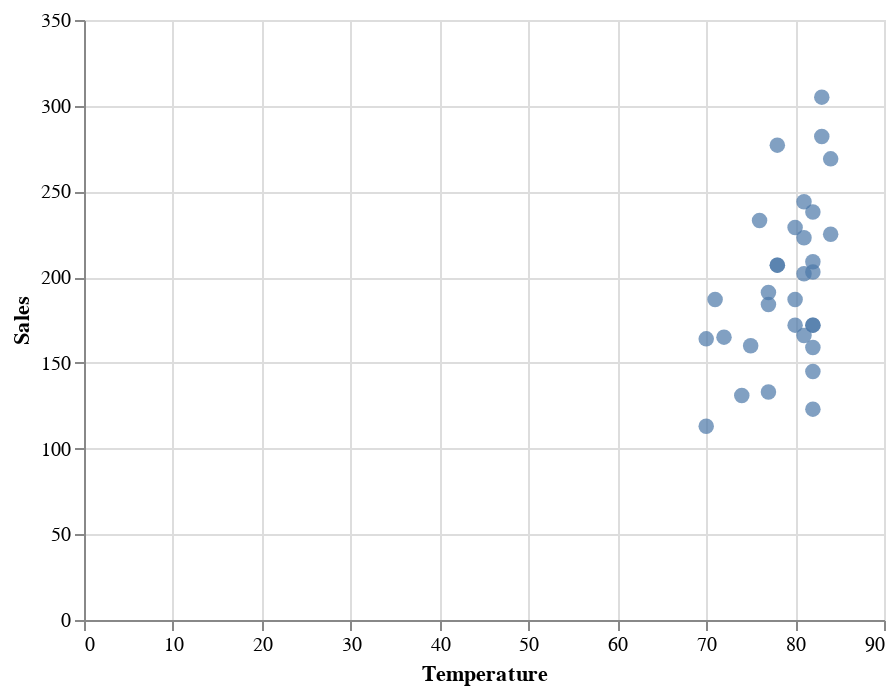

Source (notebook cell):
### Code cell
plot_sales = sales_variable ('Temperature', Lemonade)
plot_sales

### Figure 1 — Vega-Lite specification as saved in the notebook (floating-point values rounded to 4 significant figures)
{"$schema": "https://vega.github.io/schema/vega-lite/v2.6.0.json", "config": {"view": {"height": 300, "width": 400}}, "data": {"name": "data-1dc4d779f3b10a0b9903877b27d228c9"}, "datasets": {"data-1dc4d779f3b10a0b9903877b27d228c9": [{"Date": "07/01/2016", "Leaflets": 90, "Lemon": 97, "Lemon Revenue": 24.25, "Location": "Park", "Orange": 67, "Orange Revenue": 16.75, "Price": 0.25, "Revenue": 41, "Sales": 164, "Temperature": 70}, {"Date": "07/02/2016", "Leaflets": 90, "Lemon": 98, "Lemon Revenue": 24.5, "Location": "Park", "Orange": 67, "Orange Revenue": 16.75, "Price": 0.25, "Revenue": 41.25, "Sales": 165, "Temperature": 72}, {"Date": "07/03/2016", "Leaflets": 104, "Lemon": 110, "Lemon Revenue": 27.5, "Location": "Park", "Orange": 77, "Orange Revenue": 19.25, "Price": 0.25, "Revenue": 46.75, "Sales": 187, "Temperature": 71}, {"Date": "07/04/2016", "Leaflets": 98, "Lemon": 134, "Lemon Revenue": 33.5, "Location": "Beach", "Orange": 99, "Orange Revenue": 24.75, "Price": 0.25, "Revenue": 58.25, "Sales": 233, "Temperature": 76}, {"Date": "07/05/2016", "Leaflets": 135, "Lemon": 159, "Lemon Revenue": 39.75, "Location": "Beach", "Orange": 118, "Orange Revenue": 29.5, "Price": 0.25, "Revenue": 69.25, "Sales": 277, "Temperature": 78}, {"Date": "07/06/2016", "Leaflets": 90, "Lemon": 103, "Lemon Revenue": 25.75, "Location": "Beach", "Orange": 69, "Orange Revenue": 17.25, "Price": 0.25, "Revenue": 43, "Sales": 172, "Temperature": 82}, {"Date": "07/06/2016", "Leaflets": 90, "Lemon": 103, "Lemon Revenue": 25.75, "Location": "Beach", "Orange": 69, "Orange Revenue": 17.25, "Price": 0.25, "Revenue": 43, "Sales": 172, "Temperature": 82}, {"Date": "07/07/2016", "Leaflets": 135, "Lemon": 143, "Lemon Revenue": 35.75, "Location": "Beach", "Orange": 101, "Orange Revenue": 25.25, "Price": 0.25, "Revenue": 61, "Sales": 244, "Temperature": 81}, {"Date": "bfill", "Leaflets": 113, "Lemon": 123, "Lemon Revenue": 30.75, "Location": "Beach", "Orange": 86, "Orange Revenue": 21.5, "Price": 0.25, "Revenue": 52.25, "Sales": 209, "Temperature": 82}, {"Date": "07/09/2016", "Leaflets": 126, "Lemon": 134, "Lemon Revenue": 33.5, "Location": "Beach", "Orange": 95, "Orange Revenue": 23.75, "Price": 0.25, "Revenue": 57.25, "Sales": 229, "Temperature": 80}, {"Date": "07/10/2016", "Leaflets": 131, "Lemon": 140, "Lemon Revenue": 35, "Location": "Beach", "Orange": 98, "Orange Revenue": 24.5, "Price": 0.25, "Revenue": 59.5, "Sales": 238, "Temperature": 82}, {"Date": "07/11/2016", "Leaflets": 135, "Lemon": 162, "Lemon Revenue": 40.5, "Location": "Beach", "Orange": 120, "Orange Revenue": 30, "Price": 0.25, "Revenue": 70.5, "Sales": 282, "Temperature": 83}, {"Date": "07/12/2016", "Leaflets": 99, "Lemon": 130, "Lemon Revenue": 32.5, "Location": "Beach", "Orange": 95, "Orange Revenue": 23.75, "Price": 0.25, "Revenue": 56.25, "Sales": 225, "Temperature": 84}, {"Date": "7/13/2016", "Leaflets": 99, "Lemon": 109, "Lemon Revenue": 27.25, "Location": "Beach", "Orange": 75, "Orange Revenue": 18.75, "Price": 0.25, "Revenue": 46, "Sales": 184, "Temperature": 77}, {"Date": "7/14/2016", "Leaflets": 113, "Lemon": 122, "Lemon Revenue": 30.5, "Location": "Beach", "Orange": 85, "Orange Revenue": 21.25, "Price": 0.25, "Revenue": 51.75, "Sales": 207, "Temperature": 78}, {"Date": "7/15/2016", "Leaflets": 108, "Lemon": 98, "Lemon Revenue": 49, "Location": "Beach", "Orange": 62, "Orange Revenue": 31, "Price": 0.5, "Revenue": 80, "Sales": 160, "Temperature": 75}, {"Date": "7/16/2016", "Leaflets": 90, "Lemon": 81, "Lemon Revenue": 40.5, "Location": "Beach", "Orange": 50, "Orange Revenue": 25, "Price": 0.5, "Revenue": 65.5, "Sales": 131, "Temperature": 74}, {"Date": "7/17/2016", "Leaflets": 126, "Lemon": 115, "Lemon Revenue": 57.5, "Location": "Beach", "Orange": 76, "Orange Revenue": 38, "Price": 0.5, "Revenue": 95.5, "Sales": 191, "Temperature": 77}, {"Date": "7/18/2016", "Leaflets": 122, "Lemon": 131, "Lemon Revenue": 65.5, "Location": "Park", "Orange": 92, "Orange Revenue": 46, "Price": 0.5, "Revenue": 111.5, "Sales": 223, "Temperature": 81}, {"Date": "7/19/2016", "Leaflets": 113, "Lemon": 122, "Lemon Revenue": 61, "Location": "Park", "Orange": 85, "Orange Revenue": 42.5, "Price": 0.5, "Revenue": 103.5, "Sales": 207, "Temperature": 78}, {"Date": "7/20/2016", "Leaflets": 108.5, "Lemon": 71, "Lemon Revenue": 35.5, "Location": "Park", "Orange": 42, "Orange Revenue": 21, "Price": 0.5, "Revenue": 56.5, "Sales": 113, "Temperature": 70}, {"Date": "7/21/2016", "Leaflets": 90, "Lemon": 83, "Lemon Revenue": 41.5, "Location": "Park", "Orange": 50, "Orange Revenue": 25, "Price": 0.5, "Revenue": 66.5, "Sales": 133, "Temperature": 77}, {"Date": "7/22/2016", "Leaflets": 108, "Lemon": 112, "Lemon Revenue": 56, "Location": "Park", "Orange": 75, "Orange Revenue": 37.5, "Price": 0.5, "Revenue": 93.5, "Sales": 187, "Temperature": 80}, {"Date": "7/23/2016", "Leaflets": 117, "Lemon": 120, "Lemon Revenue": 60, "Location": "Park", "Orange": 82, "Orange Revenue": 41, "Price": 0.5, "Revenue": 101, "Sales": 202, "Temperature": 81}, {"Date": "7/24/2016", "Leaflets": 117, "Lemon": 121, "Lemon Revenue": 60.5, "Location": "Park", "Orange": 82, "Orange Revenue": 41, "Price": 0.5, "Revenue": 101.5, "Sales": 203, "Temperature": 82}, {"Date": "7/25/2016", "Leaflets": 135, "Lemon": 156, "Lemon Revenue": 78, "Location": "Park", "Orange": 113, "Orange Revenue": 56.5, "Price": 0.5, "Revenue": 134.5, "Sales": 269, "Temperature": 84}, {"Date": "7/26/2016", "Leaflets": 158, "Lemon": 176, "Lemon Revenue": 61.6, "Location": "Park", "Orange": 129, "Orange Revenue": 45.15, "Price": 0.35, "Revenue": 106.8, "Sales": 305, "Temperature": 83}, {"Date": "7/27/2016", "Leaflets": 99, "Lemon": 104, "Lemon Revenue": 36.4, "Location": "Park", "Orange": 68, "Orange Revenue": 23.8, "Price": 0.35, "Revenue": 60.2, "Sales": 172, "Temperature": 80}, {"Date": "7/28/2016", "Leaflets": 90, "Lemon": 96, "Lemon Revenue": 33.6, "Location": "Park", "Orange": 63, "Orange Revenue": 22.05, "Price": 0.35, "Revenue": 55.65, "Sales": 159, "Temperature": 82}, {"Date": "7/29/2016", "Leaflets": 95, "Lemon": 100, "Lemon Revenue": 35, "Location": "Park", "Orange": 66, "Orange Revenue": 23.1, "Price": 0.35, "Revenue": 58.1, "Sales": 166, "Temperature": 81}, {"Date": "7/30/2016", "Leaflets": 81, "Lemon": 88, "Lemon Revenue": 30.8, "Location": "Beach", "Orange": 57, "Orange Revenue": 19.95, "Price": 0.35, "Revenue": 50.75, "Sales": 145, "Temperature": 82}, {"Date": "7/31/2016", "Leaflets": 68, "Lemon": 76, "Lemon Revenue": 26.6, "Location": "Beach", "Orange": 47, "Orange Revenue": 16.45, "Price": 0.35, "Revenue": 43.05, "Sales": 123, "Temperature": 82}]}, "encoding": {"x": {"field": "Temperature", "type": "quantitative"}, "y": {"field": "Sales", "type": "quantitative"}}, "mark": {"size": 60, "type": "circle"}}
